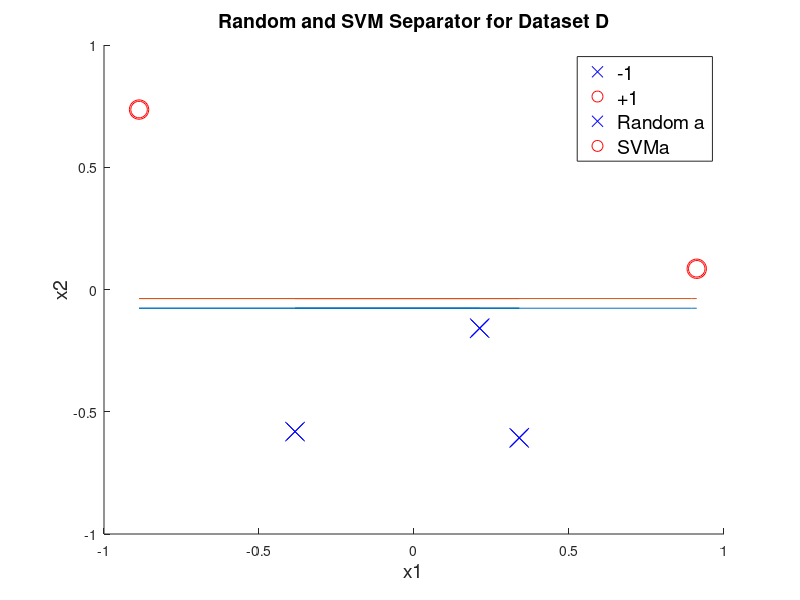

Write the MATLAB code that produced this figure.
%generate input space x1x2 in [-1,1]
rng('default');
rng(2);

range1 = -1;
range2 = 1;

% part a
% generate 3 pts at random from upper half of input space
range_x2_1_upper = 0;
range_x2_2_upper = 1;
x1_a_upper = (range2-range1).*rand(3,1) + range1;
x2_a_upper = (range_x2_2_upper-range_x2_1_upper).*rand(3,1) + range_x2_1_upper;

% generate 3 pts at random from lower half of input space
range_x2_1_lower = 0;
range_x2_2_lower = -1;
x1_a_lower = (range2-range1).*rand(3,1) + range1;
x2_a_lower = (range_x2_2_lower-range_x2_1_lower).*rand(3,1) + range_x2_1_lower;

D = [x1_a_upper,x2_a_upper; x1_a_lower,  x2_a_lower];
% now to find a set of values a that separates this data 
D(:,3) = sign(D(:,2));

%plot(D(:,1), D(:,2), 'o','MarkerSize', 12);
% plotting the points
gscatter(D(:,1),D(:,2),D(:,3),'br','xo', 14)
% finding range of values of a for this data that separate it
% so values of a s.t. sign(x2 -a )= sign(x2)
% then for a_random, we will pick any a from that set

a = (range2-range1).*rand(1000,1) + range1;
a(:,2)= 1;

for i=1:length(a)
    for j = 1:size(D,1)
        if(sign(D(j,2)-a(i,1)) ~= sign(D(j,2)))
            % then this value of a is not good anymore
            a(i,2) =0;
            break
        end
    end
end

separating_a = a(a(:,2) == 1);
a_random = datasample(separating_a,1);
g_random = sign(D(:,2)-a_random);
D(:,4) = D(:,2) - a_random



% SVM
% among all the a's need to find the value of a that
% maximizes the distance from the closest training data points
% so for each a run a loop and find the maximum distances
% closest training pts are the ones that are closest to 
% the x2 = 0 line

% first we find those points
% add these distances to D

for i = 1:length(D)
    D(i,4) = sqrt((D(i,1)-D(i,1))^2 + (D(i,2)-0)^2);
end

% now we need to find the "closest" points for each classification (+1/-1)?
D_positive = D(D(:,3) == 1,:);
D_negative = D(D(:,3) == -1,:);

D_positive_closest = D(D(:,4) == min(D_positive(:,4)),:);
D_negative_closest = D(D(:,4) == min(D_negative(:,4)),:);

% the maximal margin separator will be the pt closest to the midpoint of
% these two points

D_midpoint_x2 = (D_positive_closest(1,2) + D_negative_closest(1,2))/2

% now for these 2 points find the a that has max distance

for  i = 1:length(separating_a)
    % for each a calculate distance to each training point
    separating_a(i,2) = abs(D_midpoint_x2 - separating_a(i));
end

a_svm = separating_a(separating_a(:,2) == min(separating_a(:,2)));



random_h_data = [D(:,1), repelem(a_random,6)', repelem(a_svm, 6)']

gscatter(D(:,1),D(:,2),D(:,3),'br','xo', 12);
title('Random and SVM Separator for Dataset D', 'FontSize', 14)
xlabel('x1', 'FontSize', 14)
ylabel('x2', 'FontSize', 14)
hold on
plot(random_h_data(:,1),random_h_data(:,2))
hold on
plot(random_h_data(:,1),random_h_data(:,3))
legend('-1','+1', 'Random a','SVMa', 'FontSize', 14)

